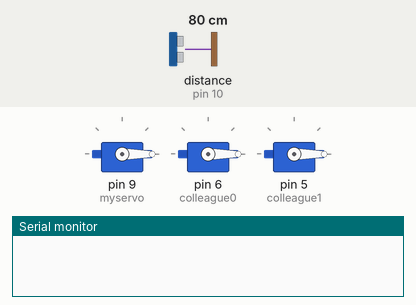
A sketch run on a simulated Arduino Uno, built with avr-gcc and run on an emulated ATmega328P. Shown: 3 × servo, the last lines printed to the serial monitor. Inputs (shaded band) come from the test bench; at power-on: distance to the obstacle (sensor on pin 10) 80 cm.

Above: at 1.2 s.
1.3 s: distance to the obstacle (sensor on pin 10) set to 22 cm
2.8 s: distance to the obstacle (sensor on pin 10) set to 19 cm
At 2.98 s:
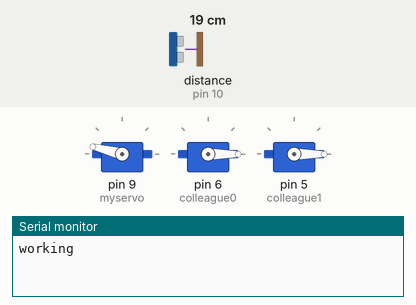
5.8 s: distance to the obstacle (sensor on pin 10) set to 35 cm
At 8.5 s:
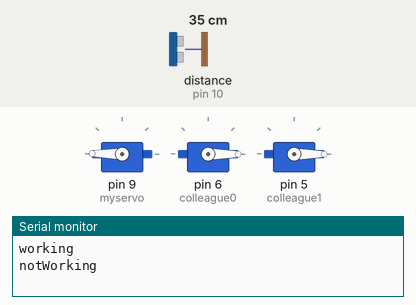
8.8 s: distance to the obstacle (sensor on pin 10) set to 2 cm
At 9.26 s:
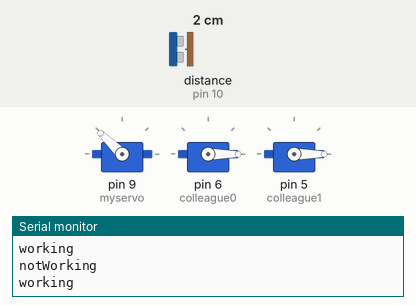
11.8 s: distance to the obstacle (sensor on pin 10) set to 60 cm
Timing chart, 0 to 15.2 s (numbered marks = the images above; inputs shaded):
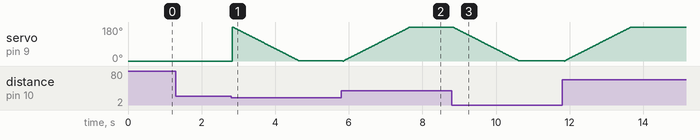

Measured:
- the behaviour switches between 21 and 20 cm on distance to the obstacle (sensor on pin 10) (found by bisection; images 0 and 1)
- after the input at 1.3 s, every drawn part: stays the same

The sketch:

arduino.ino
```cpp
#include <Servo.h>
#include <afstandssensor.h>

AfstandsSensor afstandssensor(11, 10);  // Starter afstandssensoren på ben 13 og 12.


Servo myservo;  // create servo object to control a servo
Servo colleague0;
Servo colleague1;

// array of colleagues and their working states
Servo colleagues[] = { colleague0, colleague1 };
bool states[] = { false, false };

int pos = 0;    // variable to store the servo position
bool working = false;

void setup() {
  // initialized the servos
  myservo.attach(9);
  colleague0.attach(6);
  colleague1.attach(5);
  // reset the servos position to 0
  myservo.write(0);
  colleague0.write(0);
  colleague1.write(0);
  Serial.begin(9600);  // Opsætter serial kommunikation tilbage til computeren
}

void loop() {
  checkMyWorkingState();
  handleColleagueState();
}

/**
 * Reads data from the serial port to receive data from the database (firestore)
 * about colleague working states
 */
void handleColleagueState() {
  if (Serial.available()) {
    int incomingState = Serial.read();
    delay(5);
    int i = Serial.read() - 48; // colleague index
    if (incomingState == 'w' && !states[i]) { // checks if the colleague is working and their known state is not working
      Servo colleague = colleagues[i];
      turnColleague(colleague, true);
      states[i] = true;
    } else if (incomingState == 'n' && states[i]) {
      Servo colleague = colleagues[i];
      turnColleague(colleague, false);
      states[i] = false;
    }

  }
}

/**
 * Checks your own working state with a distance sensor
 */
void checkMyWorkingState() {
  int distance = afstandssensor.afstandCM();
  if (0 < distance && distance <= 20 && working == false) {
    Serial.print("working\n");
    working = true;
    turnMe();
  }
  else if (21 <= distance && working == true) {
    Serial.print("notWorking\n");
    working = false;
    turnMe();
  }
  // Serial.println(distance);
  delay(50);
}

/**
 * Turns your own figure around when called, depending on global variables
 */
void turnMe() {
  if (working) {
    int pos = 180;
    while(pos > 0){
      myservo.write(pos);              // tell servo to go to position in variable 'pos'
      delay(10);                  // waits 15ms for the servo to reach the position
      pos--;
    }
  }
  else if (!working){
    int pos = 0;
    while(pos < 180){
      myservo.write(pos);              // tell servo to go to position in variable 'pos'
      delay(10);
      pos++;
    }
  }
}

/**
 * Turns the given colleague to either working or not working
 * @param servo the colleague in the list of colleagues
 * @param isWorking whether the colleague is working
 */
void turnColleague(Servo servo, bool isWorking) {
  if (isWorking) {
    int pos = 180;
    while(pos > 0){
      servo.write(pos);
      delay(10);
      pos--;
    }
  }
  else if (!isWorking){
    int pos = 0;
    while(pos < 180){
      servo.write(pos);
      delay(10);
      pos++;
    }
  }
}
```
